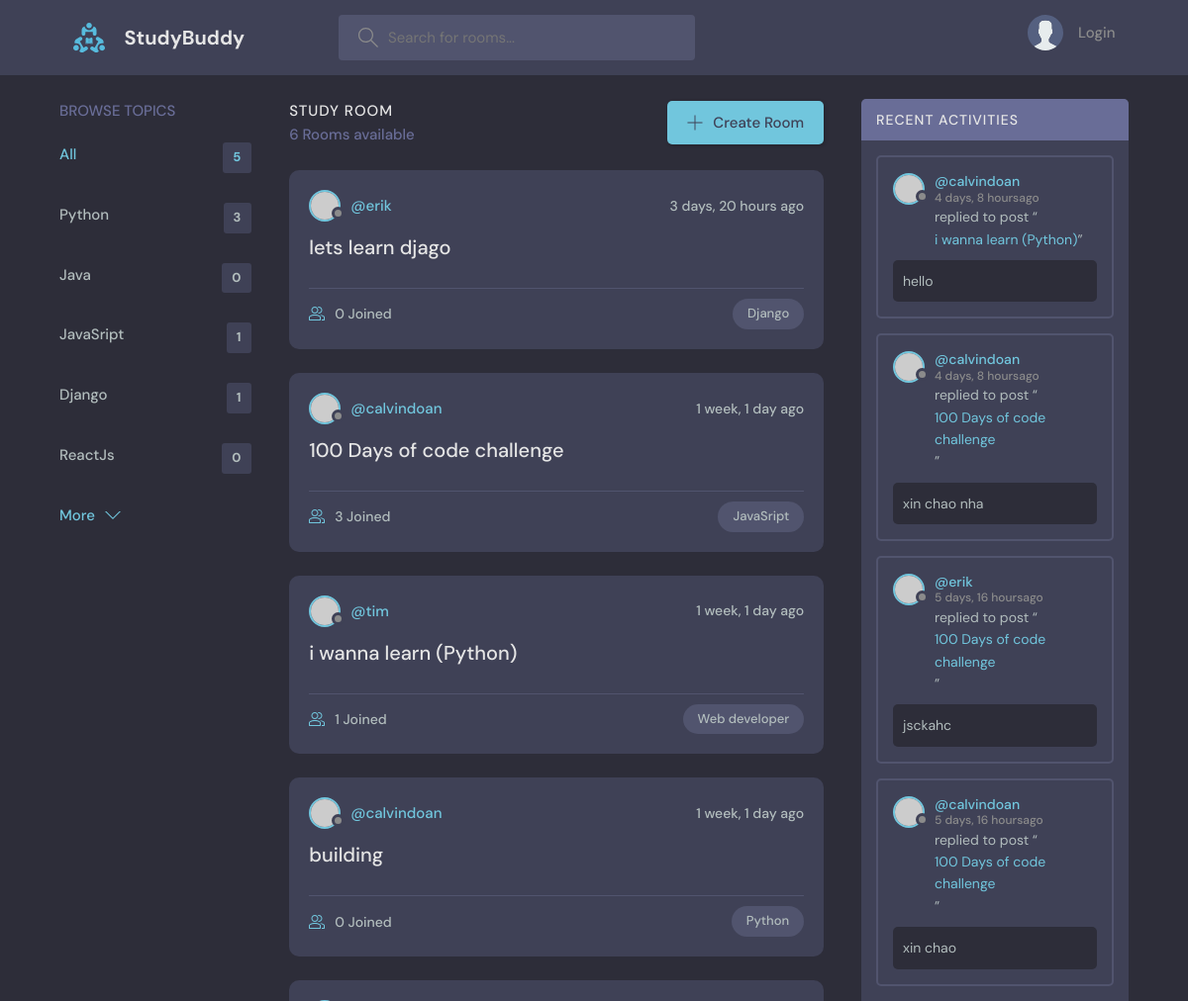
The app's page / (upper part), older data.
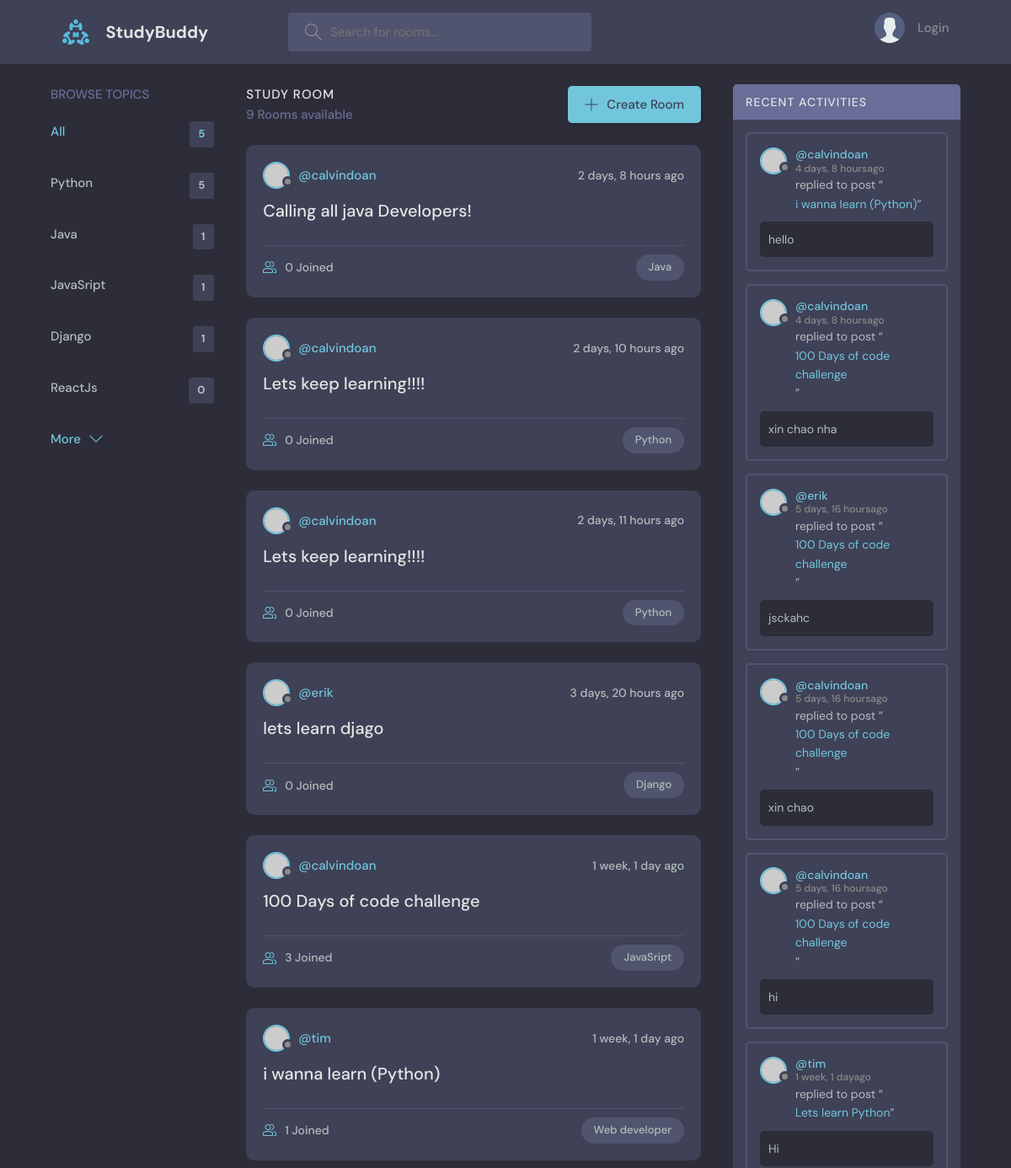
The same page, newer data.
### base/models.py (models this page shows, shortened)
class Topic(models.Model):
    name = models.CharField(max_length=200)

class Room(models.Model):
    host = models.ForeignKey(User, on_delete=models.SET_NULL, null=True)
    topic = models.ForeignKey(Topic , on_delete=models.SET_NULL, null=True)
    name = models.CharField(max_length=200)
    description = models.TextField(null=True, blank=True)
    participants = models.ManyToManyField(User, related_name='participants', blank=True)
    created = models.DateTimeField(auto_now_add=True) # created object time
    updated = models.DateTimeField(auto_now=True) # updating the time after update object
    class Meta:
        ordering = ['-updated', '-created']

class Message(models.Model):
    user = models.ForeignKey(User, on_delete=models.CASCADE)
    room = models.ForeignKey(Room, on_delete=models.CASCADE)
    body = models.TextField()
    created = models.DateTimeField(auto_now_add=True)
    updated = models.DateTimeField(auto_now=True)

### base/views.py (the view)
# urls.py: path('', views.home, name='home'),
def home(request):
    q= request.GET.get('q') if request.GET.get('q') != None else ''
    rooms = Room.objects.filter(Q(topic__name__icontains=q) |
                                Q(name__icontains=q) |
                                Q(description__icontains=q)
                                )
    room_number = rooms.count()
    topics = Topic.objects.all()[:5]
    room_messages = Message.objects.filter(Q(room__topic__name__icontains=q)).order_by('-created')
    context = {'rooms':rooms, 'topics': topics, 'room_number':room_number, 'room_messages':room_messages}
    return render(request, 'base/home.html', context)

### base/templates/base/home.html
{% extends 'main.html' %}
{% block content %}
<main class="layout layout--3">
  <div class="container">
    {% include 'base/topics_component.html' %}
    {% include 'base/feed_component.html' %}
    {% include 'base/activities_component.html' %}
  </div>
</main>
{% endblock content %}

### base/templates/base/topics_component.html
    <div class="topics">
      <div class="topics__header">
        <h2>Browse Topics</h2>
      </div>
      <ul class="topics__list">
        <li>
          <a href="{% url 'home' %}" class="active">All <span>{{topics.count}}</span></a>
        </li>
        {% for topic in topics %}
        <li>
          <a href="{% url 'home' %}?q={{topic.name}}">{{topic.name}} <span>{{topic.room_set.all.count}}</span></a>
        </li>
        {% endfor %}
      </ul>
      <a class="btn btn--link" href="{% url 'topics' %}">
        More
        <svg version="1.1" xmlns="http://www.w3.org/2000/svg" width="32" height="32" viewBox="0 0 32 32">
          <title>chevron-down</title>
          <path d="M16 21l-13-13h-3l16 16 16-16h-3l-13 13z"></path>
        </svg>
      </a>
    </div>

### base/templates/base/feed_component.html (shortened to what this page needs)
<div class="roomList">
  <div class="roomList__header">
    <div>
      <h2>Study Room</h2>
      <p>{{room_number}} Rooms available</p>
    </div>
    <a class="btn btn--main" href="{% url 'create-room' %}">
      <svg version="1.1" xmlns="http://www.w3.org/2000/svg" width="32" height="32" viewBox="0 0 32 32">
        <title>add</title>
        <path d="M16.943 0.943h-1.885v14.115h-14.115v1.885h14.115v14.115h1.885v-14.115h14.115v-1.885h-14.115v-14.115z">
        </path>
      </svg>
      Create Room
    </a>
  </div>
  {% for room in rooms %}
  <div class="roomListRoom">
    <div class="roomListRoom__header">
      <a href="{% url 'user-profile' room.host.id %}" class="roomListRoom__author">
        <div class="avatar avatar--small">
          <img src="https://randomuser.me/api/portraits/women/11.jpg" />
        </div>
        <span>@{{room.host.username}}</span>
      </a>
      <div class="roomListRoom__actions">
        <span>{{room.created|timesince}} ago</span>
      </div>
    </div>
    <div class="roomListRoom__content">
      <a href="{% url 'room' room.id %}">{{room.name}}</a>
    </div>
    <div class="roomListRoom__meta">
      <a href="{% url 'room' room.id %}" class="roomListRoom__joined">
        {{room.participants.all.count}} Joined
      </a>
      <p class="roomListRoom__topic">{{room.topic.name}}</p>
    </div>
  </div>
  {% endfor %}
</div>

### base/templates/base/activities_component.html (shortened to what this page needs)
<div class="activities">
    <div class="activities__header">
        <h2>Recent Activities</h2>
    </div>
    {% for message in room_messages%}
    <div class="activities__box">
        <div class="activities__boxHeader roomListRoom__header">
            <a href="{% url 'user-profile' message.user.id %}" class="roomListRoom__author">
                <div class="avatar avatar--small">
                    <img src="https://randomuser.me/api/portraits/women/11.jpg" />
                </div>
                <p>
                    @{{message.user.username}}
                    <span>{{message.created|timesince}}ago</span>
                </p>
            </a>
        </div>
        <div class="activities__boxContent">
            <p>replied to post “<a href="{% url 'room' message.room.id %}">{{message.room.name}}</a>”</p>
            <div class="activities__boxRoomContent">
                <p>{{message.body}}</p>
            </div>
        </div>
    </div>
    {% endfor %}
</div>

Row changes from the older to the newer data that the page shows:
no longer on this page (row unchanged): Room: host.username "calvindoan", created "1 week, 1 day", name "building", participants.all.count "0", topic.name "Python"
computed for Topic "Python": room_set.all.count "3" → "5"
computed for Topic "Java": room_set.all.count "0" → "1"
added Room: host.username "calvindoan", created "2 days, 8 hours", name "Calling all java Developers!", participants.all.count "0", topic.name "Java"
added Room: host.username "calvindoan", created "2 days, 10 hours", name "Lets keep learning!!!!", participants.all.count "0", topic.name "Python"
added Room: host.username "calvindoan", created "2 days, 11 hours", name "Lets keep learning!!!!", participants.all.count "0", topic.name "Python"
now on this page (row unchanged): Message: user.username "calvindoan", created "5 days, 16 hours", room.name "100 Days of code challenge", body "hi"
now on this page (row unchanged): Message: user.username "tim", created "1 week, 1 day", room.name "Lets learn Python", body "Hi"
Text that changed along with them:
{{ room_number }}: "6" → "9"
